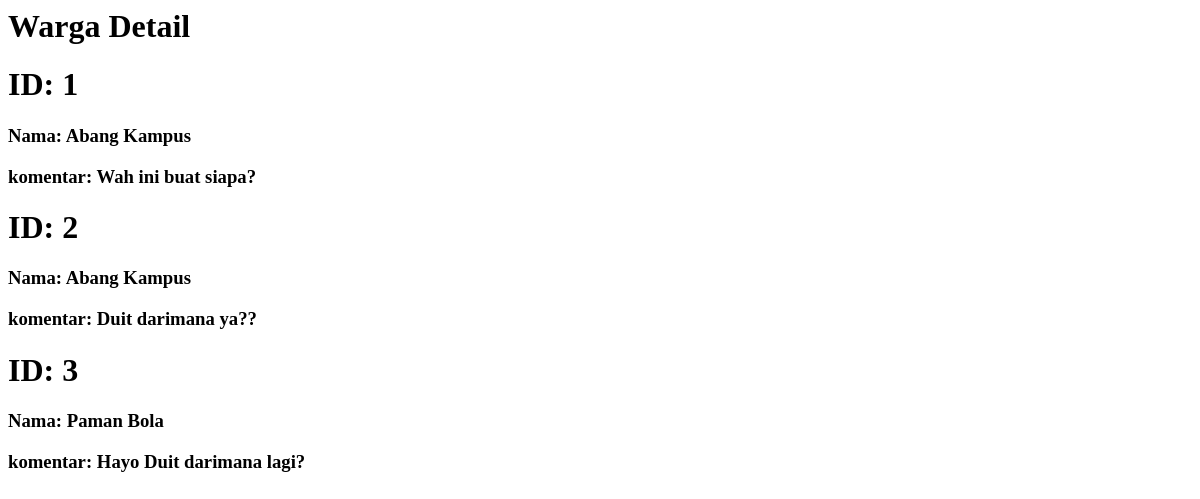
The app's page /ebudget/warga_detail/, older data.
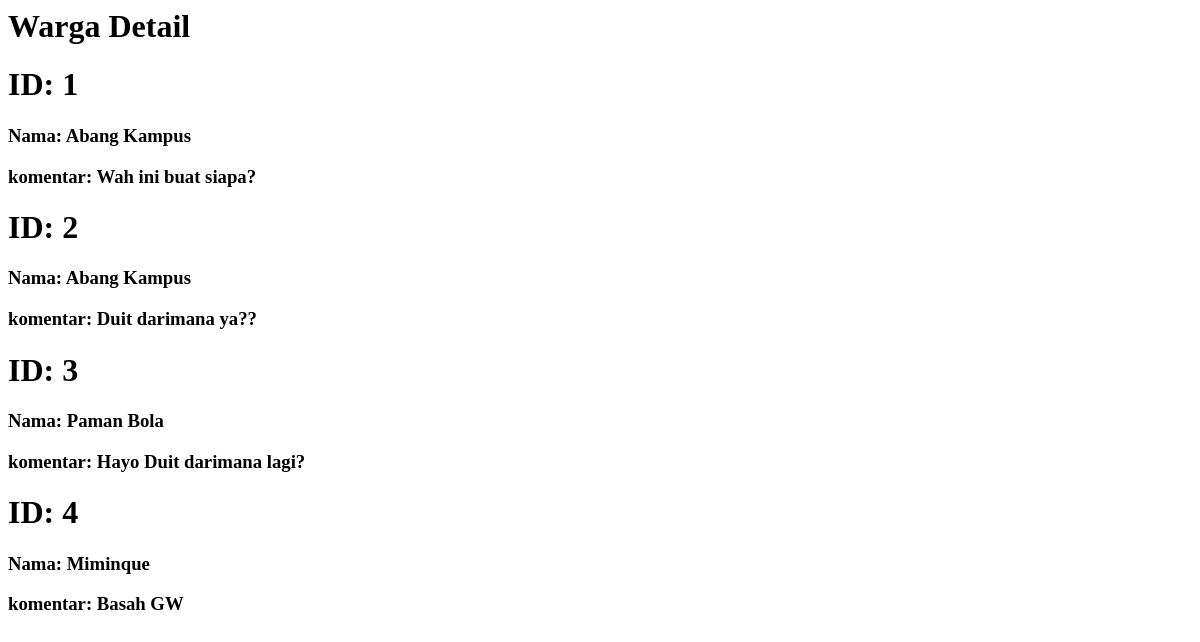
The same page, newer data.
### budget/models.py (models this page shows, shortened)
class Warga(models.Model):
    username = models.CharField(max_length=200)
    komentar = models.CharField(max_length=800)

### budget/views.py (the view)
# urls.py: path('warga_detail/',views.all_warga,name='all_warga'),
def all_warga(request):
    warga_list = Warga.objects.all()
    context ={ 'Wargas' : warga_list}
    return render(request, 'komentar_all.html', context)

### budget/templates/komentar_all.html
<h1>Warga Detail</h1>
{% for t in Wargas %}
    <h1>ID: {{t.id}}</h1>
    <h3>Nama: {{t.username}}</h3>
    <h3>komentar: {{t.komentar}}</h3>
{% endfor %}

Row changes from the older to the newer data that the page shows:
added Warga: id "4", username "Miminque", komentar "Basah GW"
